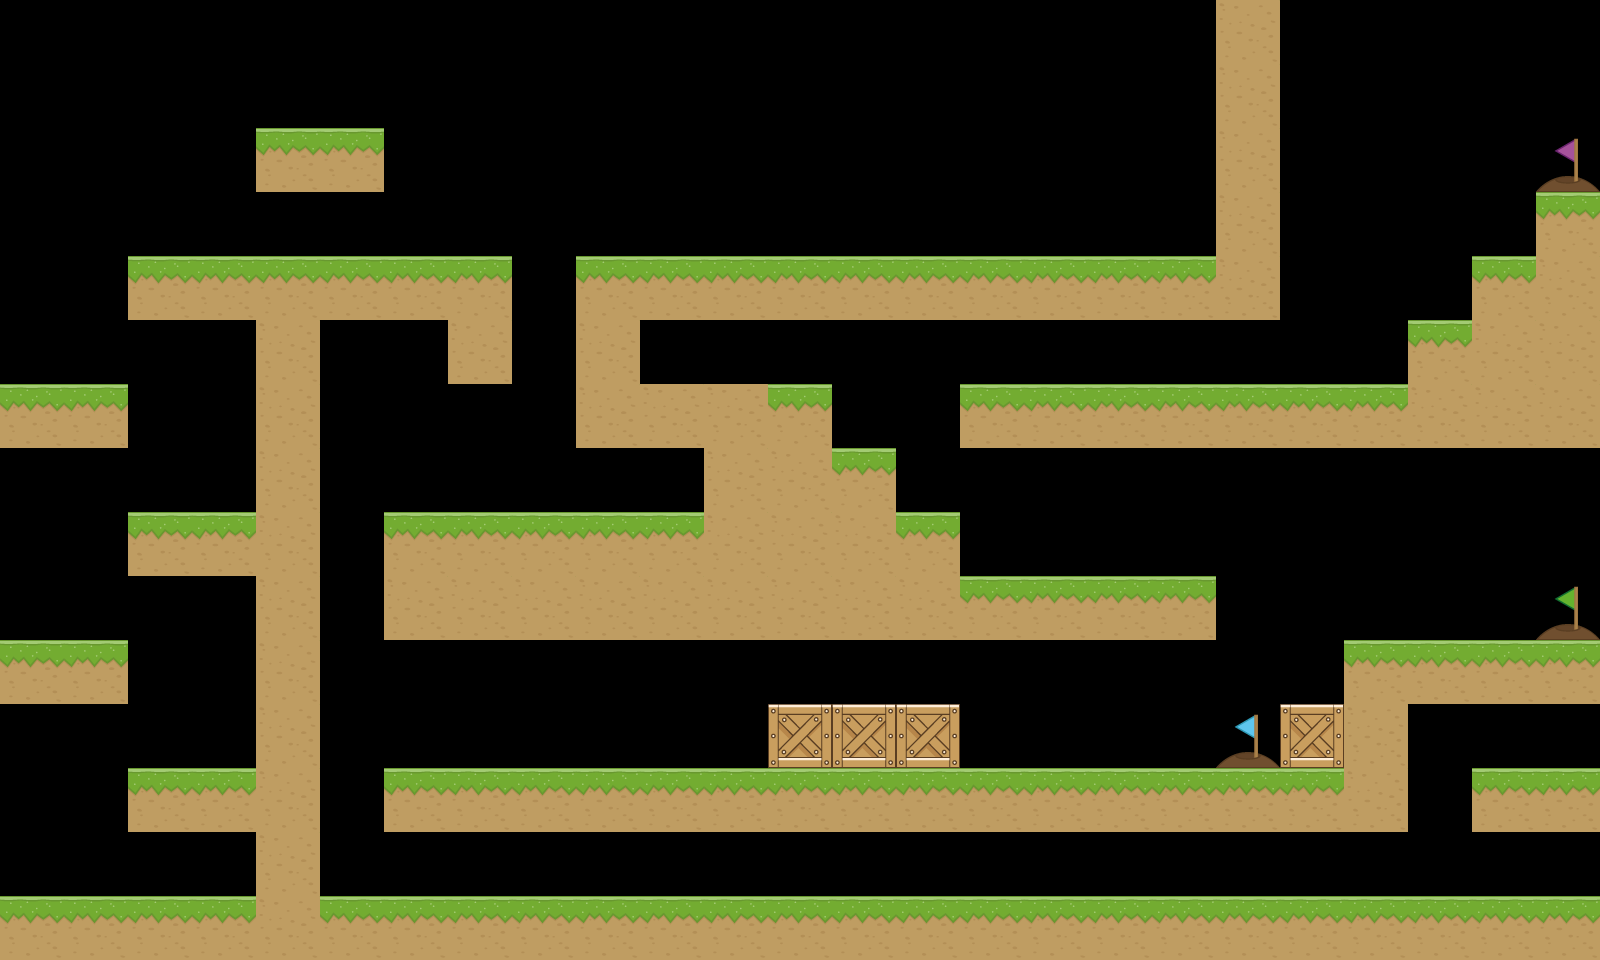

Rendered tile map (Tiled .tmx) drawn with the repository's tilesets; below, a short description and the full map source, tile grids included:
An orthogonal 25x15 tile map with 64x64 px tiles, 1 tile layer (Warstwa Kafelków 1) and 53 objects (25x grass, 11x carrot, 5x spikes, 4x lever, 3x hole, ...).

<map version="1.8" tiledversion="1.8.5" orientation="orthogonal" renderorder="right-down" width="25" height="15" tilewidth="64" tileheight="64" infinite="0" nextlayerid="3" nextobjectid="111">
 <properties>
  <property name="carrot1" type="int" value="5" />
  <property name="carrot2" type="int" value="8" />
  <property name="carrot3" type="int" value="11" />
 </properties>
 <tileset firstgid="1" name="spritesheet_multicolor" tilewidth="64" tileheight="64" tilecount="350" columns="25">
  <image source="spritesheet_multicolor.png" width="1600" height="900" />
 </tileset>
 <layer id="1" name="Warstwa Kafelków 1" width="25" height="15">
  <data encoding="csv">
0,0,0,0,0,0,0,0,0,0,0,0,0,0,0,0,0,0,0,29,0,0,0,0,0,
0,0,0,0,0,0,0,0,0,0,0,0,0,0,0,0,0,0,0,29,0,0,0,0,0,
0,0,0,0,31,31,0,0,0,0,0,0,0,0,0,0,0,0,0,29,0,0,0,0,56,
0,0,0,0,0,0,0,0,58,0,0,0,0,0,0,0,0,62,0,29,0,0,0,0,31,
0,0,31,31,31,31,31,31,0,31,31,31,31,31,31,31,31,31,31,29,0,0,0,31,29,
0,0,0,0,29,0,0,29,0,29,0,0,0,0,0,0,0,0,0,0,0,0,31,29,29,
31,31,0,0,29,0,0,0,0,29,29,29,31,0,0,31,31,31,31,31,31,31,29,29,29,
0,0,0,0,29,0,62,0,0,0,62,29,29,31,0,0,0,0,0,0,0,0,0,0,0,
0,0,31,31,29,0,31,31,31,31,31,29,29,29,31,0,0,0,0,0,0,0,0,0,0,
0,0,0,0,29,0,29,29,29,29,29,29,29,29,29,31,31,31,31,0,0,0,0,0,55,
31,31,0,0,29,0,0,0,0,0,0,0,0,0,0,0,0,0,0,0,0,31,31,31,31,
0,0,0,0,29,0,0,0,0,0,0,0,1,1,1,0,0,0,0,2,1,29,0,0,0,
0,0,31,31,29,0,31,31,31,31,31,31,31,31,31,31,31,31,31,31,31,29,0,31,31,
87,0,0,0,29,0,0,0,0,0,0,0,0,0,0,0,0,0,0,0,0,0,0,0,0,
31,31,31,31,29,31,31,31,31,31,31,31,31,31,31,31,31,31,31,31,31,31,31,31,31
</data>
 </layer>
 <objectgroup id="2" name="Warstwa Obiektu 1">
  <object id="1" type="grass" x="0" y="896" width="1600" height="64" />
  <object id="31" name="GREEN_HOLE" type="hole" x="1536" y="576" width="64" height="64">
   <properties>
    <property name="entity_type" value="GREEN_HOLE" />
   </properties>
  </object>
  <object id="32" name="PURPLE_HOLE" type="hole" x="1536" y="128" width="64" height="64">
   <properties>
    <property name="entity_type" value="PURPLE_HOLE" />
   </properties>
  </object>
  <object id="33" name="BLUE_HOLE" type="hole" x="1216" y="704" width="64" height="64">
   <properties>
    <property name="entity_type" value="BLUE_HOLE" />
   </properties>
  </object>
  <object id="35" type="carrot" gid="7" x="1408" y="768" width="64" height="64" />
  <object id="36" type="carrot" gid="7" x="1152" y="256" width="64" height="64" />
  <object id="37" type="carrot" gid="7" x="1536" y="768" width="64" height="64" />
  <object id="41" type="spikes" gid="9" x="960" y="256" width="64" height="64">
   <properties>
    <property name="entity_type" value="SPIKES" />
   </properties>
  </object>
  <object id="44" type="carrot" gid="7" x="1472" y="768" width="64" height="64" />
  <object id="45" type="carrot" gid="7" x="960" y="192" width="64" height="64" />
  <object id="46" type="carrot" gid="7" x="576" y="704" width="64" height="64" />
  <object id="47" type="carrot" gid="7" x="640" y="384" width="64" height="64" />
  <object id="48" type="carrot" gid="7" x="704" y="384" width="64" height="64" />
  <object id="49" type="carrot" gid="7" x="1344" y="192" width="64" height="64" />
  <object id="52" name="PAIR_1" type="trapdoor" gid="2147483658" x="512" y="320" width="64" height="64">
   <properties>
    <property name="trapdoor_group" type="int" value="1" />
   </properties>
  </object>
  <object id="53" name="PAIR_2" type="trapdoor" gid="10" x="512" y="384" width="64" height="64">
   <properties>
    <property name="trapdoor_group" type="int" value="2" />
   </properties>
  </object>
  <object id="54" type="carrot" gid="7" x="256" y="64" width="64" height="64" />
  <object id="55" type="carrot" gid="7" x="320" y="64" width="64" height="64" />
  <object id="56" type="grass" x="128" y="256" width="384" height="64" />
  <object id="57" type="grass" x="0" y="384" width="128" height="64" />
  <object id="58" type="grass" x="128" y="512" width="128" height="64" />
  <object id="59" type="grass" x="0" y="640" width="128" height="64" />
  <object id="60" type="grass" x="128" y="768" width="128" height="64" />
  <object id="61" type="grass" x="256" y="320" width="64" height="576" />
  <object id="62" type="grass" x="384" y="512" width="576" height="128" />
  <object id="63" type="grass" x="704" y="448" width="192" height="64" />
  <object id="64" type="grass" x="576" y="384" width="256" height="64" />
  <object id="65" type="grass" x="576" y="320" width="64" height="64" />
  <object id="66" type="grass" x="448" y="320" width="64" height="64" />
  <object id="67" type="grass" x="576" y="256" width="704" height="64" />
  <object id="68" type="grass" x="1216" y="0" width="64" height="256" />
  <object id="69" type="grass" x="1536" y="192" width="64" height="256" />
  <object id="70" type="grass" x="1472" y="256" width="64" height="192" />
  <object id="71" type="grass" x="1408" y="320" width="64" height="128" />
  <object id="72" type="grass" x="960" y="384" width="448" height="64" />
  <object id="73" type="grass" x="960" y="576" width="256" height="64" />
  <object id="74" type="grass" x="1344" y="640" width="256" height="64" />
  <object id="75" type="grass" x="384" y="768" width="1024" height="64" />
  <object id="76" type="grass" x="1280" y="704" width="128" height="64" />
  <object id="77" type="grass" x="1472" y="768" width="128" height="64" />
  <object id="78" type="grass" x="256" y="128" width="128" height="64" />
  <object id="82" name="PLAYER_BLUE" type="player" x="128" y="832" width="64" height="64">
   <properties>
    <property name="entity_type" value="PLAYER_BLUE" />
   </properties>
  </object>
  <object id="83" name="PLAYER_GREEN" type="player" x="192" y="832" width="64" height="64">
   <properties>
    <property name="entity_type" value="PLAYER_GREEN" />
   </properties>
  </object>
  <object id="84" name="PLAYER_PURPLE" type="player" x="64" y="832" width="64" height="64">
   <properties>
    <property name="entity_type" value="PLAYER_PURPLE" />
   </properties>
  </object>
  <object id="97" name="PAIR_1" type="lever" gid="11" x="386" y="513" width="64" height="64">
   <properties>
    <property name="trapdoor_group" type="int" value="1" />
   </properties>
  </object>
  <object id="98" name="PAIR_2" type="lever" gid="11" x="640" y="512" width="64" height="64">
   <properties>
    <property name="trapdoor_group" type="int" value="2" />
   </properties>
  </object>
  <object id="99" name="PAIR_2" type="lever" gid="11" x="1088" y="256" width="64" height="64">
   <properties>
    <property name="trapdoor_group" type="int" value="2" />
   </properties>
  </object>
  <object id="100" name="PAIR_1" type="lever" gid="11" x="0" y="896" width="64" height="64">
   <properties>
    <property name="trapdoor_group" type="int" value="1" />
   </properties>
  </object>
  <object id="101" type="spikes" gid="9" x="256" y="256" width="64" height="64">
   <properties>
    <property name="entity_type" value="SPIKES" />
   </properties>
  </object>
  <object id="102" type="spikes" gid="9" x="320" y="256" width="64" height="64">
   <properties>
    <property name="entity_type" value="SPIKES" />
   </properties>
  </object>
  <object id="104" type="spikes" gid="9" x="1536" y="896" width="64" height="64">
   <properties>
    <property name="entity_type" value="SPIKES" />
   </properties>
  </object>
  <object id="106" type="spikes" gid="9" x="1408" y="640" width="64" height="64">
   <properties>
    <property name="entity_type" value="SPIKES" />
   </properties>
  </object>
  <object id="110" type="grass" x="768" y="704" width="192" height="64" />
 </objectgroup>
</map>
